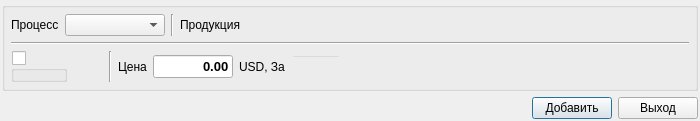
<?xml version="1.0" encoding="UTF-8"?>
<ui version="4.0">
 <class>PriceDialog</class>
 <widget class="QDialog" name="PriceDialog">
  <property name="geometry">
   <rect>
    <x>0</x>
    <y>0</y>
    <width>700</width>
    <height>114</height>
   </rect>
  </property>
  <property name="sizePolicy">
   <sizepolicy hsizetype="Preferred" vsizetype="Preferred">
    <horstretch>0</horstretch>
    <verstretch>0</verstretch>
   </sizepolicy>
  </property>
  <property name="minimumSize">
   <size>
    <width>700</width>
    <height>0</height>
   </size>
  </property>
  <property name="windowTitle">
   <string>Добавление прайса</string>
  </property>
  <layout class="QVBoxLayout" name="verticalLayout_3">
   <property name="margin">
    <number>2</number>
   </property>
   <item>
    <widget class="QGroupBox" name="addBox">
     <property name="styleSheet">
      <string notr="true">QGroupBox#addBox {background:rgba(0, 170, 0, 35)};</string>
     </property>
     <property name="title">
      <string/>
     </property>
     <layout class="QVBoxLayout" name="verticalLayout_2">
      <property name="margin">
       <number>6</number>
      </property>
      <item>
       <layout class="QHBoxLayout" name="horizontalLayout">
        <item>
         <widget class="QLabel" name="label_2">
          <property name="minimumSize">
           <size>
            <width>0</width>
            <height>0</height>
           </size>
          </property>
          <property name="text">
           <string>Процесс</string>
          </property>
         </widget>
        </item>
        <item>
         <widget class="QComboBox" name="process">
          <property name="sizePolicy">
           <sizepolicy hsizetype="Preferred" vsizetype="Fixed">
            <horstretch>0</horstretch>
            <verstretch>0</verstretch>
           </sizepolicy>
          </property>
          <property name="minimumSize">
           <size>
            <width>100</width>
            <height>0</height>
           </size>
          </property>
         </widget>
        </item>
        <item>
         <widget class="Line" name="line_3">
          <property name="orientation">
           <enum>Qt::Vertical</enum>
          </property>
         </widget>
        </item>
        <item>
         <widget class="QLabel" name="label">
          <property name="text">
           <string>Продукция</string>
          </property>
         </widget>
        </item>
        <item>
         <widget class="QFrame" name="frameProduct">
          <property name="minimumSize">
           <size>
            <width>50</width>
            <height>0</height>
           </size>
          </property>
          <property name="frameShape">
           <enum>QFrame::NoFrame</enum>
          </property>
          <property name="frameShadow">
           <enum>QFrame::Raised</enum>
          </property>
          <layout class="QHBoxLayout" name="horizontalLayout_3">
           <property name="margin">
            <number>0</number>
           </property>
          </layout>
         </widget>
        </item>
        <item>
         <spacer name="horizontalSpacer">
          <property name="orientation">
           <enum>Qt::Horizontal</enum>
          </property>
          <property name="sizeHint" stdset="0">
           <size>
            <width>40</width>
            <height>20</height>
           </size>
          </property>
         </spacer>
        </item>
       </layout>
      </item>
      <item>
       <widget class="Line" name="line">
        <property name="orientation">
         <enum>Qt::Horizontal</enum>
        </property>
       </widget>
      </item>
      <item>
       <layout class="QHBoxLayout" name="main">
        <item>
         <widget class="QGroupBox" name="companyBox">
          <property name="title">
           <string/>
          </property>
          <property name="checkable">
           <bool>true</bool>
          </property>
          <property name="checked">
           <bool>false</bool>
          </property>
          <layout class="QHBoxLayout" name="horizontalLayout_4">
           <property name="margin">
            <number>0</number>
           </property>
           <item>
            <widget class="CompanyWidget" name="company" native="true">
             <property name="minimumSize">
              <size>
               <width>50</width>
               <height>0</height>
              </size>
             </property>
            </widget>
           </item>
          </layout>
         </widget>
        </item>
        <item>
         <widget class="PriceTypeWidget" name="type" native="true">
          <property name="minimumSize">
           <size>
            <width>30</width>
            <height>0</height>
           </size>
          </property>
         </widget>
        </item>
        <item>
         <widget class="Line" name="line_2">
          <property name="orientation">
           <enum>Qt::Vertical</enum>
          </property>
         </widget>
        </item>
        <item>
         <widget class="QLabel" name="label_6">
          <property name="minimumSize">
           <size>
            <width>0</width>
            <height>0</height>
           </size>
          </property>
          <property name="maximumSize">
           <size>
            <width>16777215</width>
            <height>16777215</height>
           </size>
          </property>
          <property name="text">
           <string>Цена</string>
          </property>
          <property name="alignment">
           <set>Qt::AlignLeading|Qt::AlignLeft|Qt::AlignVCenter</set>
          </property>
         </widget>
        </item>
        <item>
         <widget class="MoneyEdit" name="totalPrice">
          <property name="sizePolicy">
           <sizepolicy hsizetype="Fixed" vsizetype="Fixed">
            <horstretch>0</horstretch>
            <verstretch>0</verstretch>
           </sizepolicy>
          </property>
          <property name="maximumSize">
           <size>
            <width>80</width>
            <height>16777215</height>
           </size>
          </property>
          <property name="font">
           <font>
            <pointsize>10</pointsize>
            <weight>75</weight>
            <bold>true</bold>
           </font>
          </property>
          <property name="text">
           <string>0.00</string>
          </property>
          <property name="alignment">
           <set>Qt::AlignRight|Qt::AlignTrailing|Qt::AlignVCenter</set>
          </property>
         </widget>
        </item>
        <item>
         <widget class="QLabel" name="label_3">
          <property name="text">
           <string>USD, За</string>
          </property>
         </widget>
        </item>
        <item>
         <widget class="QLineEdit" name="unit">
          <property name="minimumSize">
           <size>
            <width>50</width>
            <height>0</height>
           </size>
          </property>
          <property name="maximumSize">
           <size>
            <width>50</width>
            <height>16777215</height>
           </size>
          </property>
          <property name="styleSheet">
           <string notr="true">background: transparent;</string>
          </property>
          <property name="frame">
           <bool>true</bool>
          </property>
          <property name="readOnly">
           <bool>true</bool>
          </property>
         </widget>
        </item>
        <item>
         <spacer name="horizontalSpacer_2">
          <property name="orientation">
           <enum>Qt::Horizontal</enum>
          </property>
          <property name="sizeHint" stdset="0">
           <size>
            <width>10</width>
            <height>20</height>
           </size>
          </property>
         </spacer>
        </item>
       </layout>
      </item>
     </layout>
    </widget>
   </item>
   <item>
    <layout class="QHBoxLayout" name="horizontalLayout_2">
     <item>
      <spacer name="horizontalSpacer_5">
       <property name="orientation">
        <enum>Qt::Horizontal</enum>
       </property>
       <property name="sizeHint" stdset="0">
        <size>
         <width>40</width>
         <height>20</height>
        </size>
       </property>
      </spacer>
     </item>
     <item>
      <widget class="QPushButton" name="savePriceButton">
       <property name="text">
        <string>Добавить</string>
       </property>
      </widget>
     </item>
     <item>
      <widget class="QPushButton" name="exitPriceButton">
       <property name="text">
        <string>Выход</string>
       </property>
      </widget>
     </item>
    </layout>
   </item>
  </layout>
 </widget>
 <customwidgets>
  <customwidget>
   <class>MoneyEdit</class>
   <extends>QLineEdit</extends>
   <header>utility/moneyedit.h</header>
  </customwidget>
  <customwidget>
   <class>PriceTypeWidget</class>
   <extends>QWidget</extends>
   <header>widgets/stock/pricetypewidget.h</header>
   <container>1</container>
  </customwidget>
  <customwidget>
   <class>CompanyWidget</class>
   <extends>QWidget</extends>
   <header>widgets/companywidget.h</header>
   <container>1</container>
  </customwidget>
 </customwidgets>
 <resources/>
 <connections/>
</ui>
